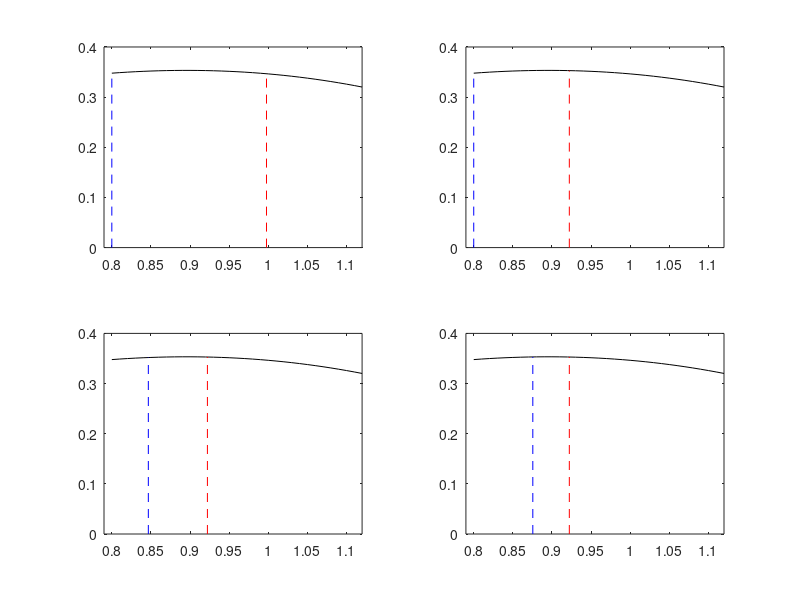

Write the MATLAB code that produced this figure.
% 例程 2.8  黄金分割法
%  函数：y = (1.6*sin(x)) - x
%  由区间搜索法确定的初始区间
L = 0.16;
xh = 1.12;
xl = xh - (2*L);
%  在定位区间内绘制函数曲线
x = xl: 0.01: xh;
y = (1.6*sin(x)) - x;
D = 2*L;
r = (3 - sqrt(5))/2;  %  黄金分割系数（黄金分割比）
for  n = 1:4  %   限定搜索迭代次数为4步
a = xl + (r*D);
ya = (1.6*sin(a)) - a;
b = xh - (r*D);
yb = (1.6*sin(b)) - b;
if yb < ya
xh = b;  %  若右内点函数值更小，舍弃第三个子区间，更新上界
else
xl = a;  %  否则舍弃第一个子区间，更新下界
end;
D = xh - xl;
yl = (1.6*sin(xl)) - xl;
yh = (1.6*sin(xh)) - xh;
%  结果可视化展示
figure(1)
subplot(2, 2, n);
plot(x, y, 'k');
axis([0.79, 1.12, 0, 0.4]);
hold on;
plot([xl, xl], [0, yl], 'b--');
plot([xh, xh], [0, yh], 'r--');
end;
